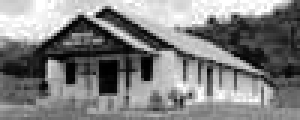
#> input picture v4-hog/data/CarData/TrainImages/neg-11.pgm, 100 x 40 px (shown 3 times larger); its folder holds only this picture in this run
$ jupyter execute --allow-errors sc-siit-v4-hog.ipynb   (shell and % lines are left out)
#> lines starting #> are read from the running program, lines starting #| are printed output that depends on the picture
# Soft Computing

## Vežba 4 - HOG

## Histogram of Oriented Gradients (HOG)

Jedan od najpopularnijih postupaka za izdvajanje osobina (eng. *feature extraction*) sa digitalne slike. Formalno, HOG je nešto što se zove **deskriptor slike** (eng. *image descriptor*), koji predstavlja opis vizuelnih osobina slike. Iako je predstavljen pre više od jedne dekade, tačnije 2005. godine u radu <a href="http://lear.inrialpes.fr/people/triggs/pubs/Dalal-cvpr05.pdf">Histogram of Oriented Gradients for Human Detection</a>, HOG je deskriptor koji se i dan-danas vrlo često koristi za probleme detekcije i prepoznavanja objekata na slikama.

## Support Vector Machine (SVM)

SVM je model nadgledanog mašinskog učenja, koji se može koristiti za probleme klasifikacije i regresije. Ugrubo, SVM klasifikator konstruiše hiperravan koja "najbolje" razdvaja klase podataka, a ova "najbolja" hiperravan je zapravo ona koja maksimizuje marginu između podataka različitih klasa.

U svom osnovnom obliku, SVM je linearni klasifikator, tj. može vrlo efikasno da pronađe hiperravan koja maksimizuje marginu između linearno separabilnih podataka. Međutim, korišćenjem tzv. kernel trika (eng. *kernel trick*), moguće je konstruisati SVM za klasifikaciju podataka koji nisu linearno separabilni - tačnije, pomoću kernela se ulazni podaci zapravo mapiraju na neki višedimenzionalni prostor gde ti podaci postanu linearno separabilni.

## Detekcija automobila

HOG i SVM ćemo iskoristiti kako bi rešili problem detekcije automobila na slikama iz <a href="http://cogcomp.org/Data/Car/">UIUC Image Database for Car Detection</a> skupa podataka.

Trening skup **data/CarData/TrainImages** sadrži 1050 slika (pozitivnih i negativnih primera) dimenzija 100 x 40 za obučavanje i validaciju deskriptora i klasifikatora.

Test skup **data/CarData/TestImages** sadrži 170 slika različitih dimenzija za evaluaciju rada deskriptora i klasifikatora.

Rezultati rada deskriptora i klasifikatora na testnom skupu podataka se mogu uporediti sa tačnim lokacijama automobila koji se nalaze u **data/CarData/trueLocations.txt**.

### Obučavanje

[cell 1]
import os
import numpy as np
import cv2 # OpenCV
from sklearn.svm import SVC # SVM klasifikator
from sklearn.metrics import accuracy_score
from sklearn.model_selection import train_test_split
from sklearn.neighbors import KNeighborsClassifier # KNN
import matplotlib.pyplot as plt

[cell 2]
def load_image(path):
    return cv2.cvtColor(cv2.imread(path), cv2.COLOR_BGR2GRAY)

def display_image(image):
    plt.imshow(image, 'gray')

#### Primer pozitivnog uzorka - jeste automobil

#> (a cell that did not finish here is left out)

#> (a cell that did not finish here is left out)

##### Primer negativnog uzorka - nije automobil

#> (a cell that did not finish here is left out)

display_image(ineg)

#> (a cell that did not finish here is left out)

#### Učitavanje svih primera

[cell 7]
train_dir = 'data/CarData/TrainImages/'
#> train_dir = 'data/CarData/TrainImages/'

pos_imgs = []
neg_imgs = []

for img_name in os.listdir(train_dir):
    img_path = os.path.join(train_dir, img_name)
    img = load_image(img_path)
#> call 3 of load_image, with path = 'data/CarData/TrainImages/neg-11.pgm'
    if 'pos' in img_name:
        pos_imgs.append(img)
    elif 'neg' in img_name:
        neg_imgs.append(img)

print("Positive images #: ", len(pos_imgs))
print("Negative images #: ", len(neg_imgs))
#| Negative images #:  1

#### Izračunavanje HOG deskriptora za sve slike i formiranje niza labela (1 = jeste automobil, 0 = nije automobil)

[cell 8]
pos_features = []
neg_features = []
labels = []

nbins = 9 # broj binova
cell_size = (8, 8) # broj piksela po celiji
block_size = (3, 3) # broj celija po bloku

hog = cv2.HOGDescriptor(_winSize=(img.shape[1] // cell_size[1] * cell_size[1],
                                  img.shape[0] // cell_size[0] * cell_size[0]),
                        _blockSize=(block_size[1] * cell_size[1],
                                    block_size[0] * cell_size[0]),
                        _blockStride=(cell_size[1], cell_size[0]),
                        _cellSize=(cell_size[1], cell_size[0]),
                        _nbins=nbins)

for img in pos_imgs:
    pos_features.append(hog.compute(img))
    labels.append(1)
#> after the loop, labels = []; pos_features = []

for img in neg_imgs:
    neg_features.append(hog.compute(img))
    labels.append(0)
#> this loop made 1 pass
#> after the loop, labels = [0]; neg_features = 1 item

pos_features = np.array(pos_features)
#> pos_features = empty array
neg_features = np.array(neg_features)
#> (the rest of this cell did not finish here and is left out)

#### Podela trening skupa na trening i validacioni

#> (a cell that did not finish here is left out)

[cell 10]
# transformisemo u oblik pogodan za scikit-learn
def reshape_data(input_data):
    nsamples, nx, ny = input_data.shape
    return input_data.reshape((nsamples, nx*ny))

#> (the rest of this cell did not finish here and is left out)

#> (a cell that did not finish here is left out)

#### Obučavanje i validacija SVM klasifikatora

[cell 12]
clf_svm = SVC(kernel='linear', probability=True)
#> (the rest of this cell did not finish here and is left out)

#### Obučavanje i validacija KNN klasifikatora

[cell 13]
clf_knn = KNeighborsClassifier(n_neighbors=10)
#> (the rest of this cell did not finish here and is left out)

###### Sa oba klasifikatora koja smo isprobali, uvek smo dobili odlične rezultate (99+%). Kako ovo možemo protumačiti?

Pa prosto, ispostavlja se da je HOG deskriptor vrlo dobar alat za izdvajanje osobina objekata sa slike, i izgleda da su te izdvojene osobine relevantne prilikom klasifikacije. Odnosno, te osobine na neki reprezentativan način predstavljaju određenu vrstu objekta, što mi onda lako možemo iskoristiti za automatizaciju klasifikacije nekim od algoritama mašinskog učenja.

### Testiranje

Dakle, sada imamo obučen SVM klasifikator koji vrlo precizno može da predvidi da li je nešto automobil ili ne. Međutim, ovaj klasifikator radi isključivo na slikama koje su dimenzija kao u obučavajućem skupu (100 x 40). U testnom skupu su date slike koje su različitih dimenzija (dosta veće od 100 x 40) i na kojima se nalaze automobili. Potrebno je detektovati <b>gde</b> se nalazi automobil na slici.

#### Primer testne slike

[cell 14]
itest = load_image('data/CarData/TestImages/test-0.pgm')
#> call 4 of load_image, with path = 'data/CarData/TestImages/test-0.pgm'
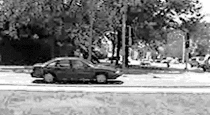
#> input picture v4-hog/data/CarData/TestImages/test-0.pgm, 210 x 115 px
display_image(itest)

Tehnika kojom bi ovo trebalo raditi jeste tzv. klizeći/klizni prozor (eng. <i>sliding window</i>), gde bi se na slici pomerao "prozor", veličine 100 x 40 i za svaki prozor se računao HOG deskriptor i zatim klasifikovao (da li je automobil ili ne). Zatim prozor pomerimo za recimo 10 piksela u desno i uradimo istu stvar. Naravno, kada dođemo do kraja reda, vratimo sliku skroz levo na početak i pomerimo je za recimo 10 piksela na dole i tako dalje.

Ovim ćemo za sve moguće prozore (dimenzija 100 x 40 i sa pomerajima [10px, 0px], [0px, 10px]) dobiti rezultate klasifikacije.

Međutim, ovde nastaje problem - relativno je izvesno da ukoliko smo unutar jednog prozora detektovali automobil, da ćemo i u nekom od susednih prozora detektovati isti taj automobil (prosto, translacijom za samo 10 piksela smo dobili vrlo sličnu sliku i samim tim vrlo sličan HOG deskriptor koji je ulaz u SVM klasifikator). Dakle, neophodno je na neki način spojiti više bounding box-ova u jedan koji će biti konačan rezultat. Treba voditi računa i o slikama koje sadrže više od jednog automobila,a koje su prisutne u testnom skupu podataka.

Prilikom računanja ovog konačnog bounding box-a može se uzeti u obzir i koliko je SVM siguran (eng. <i>confidence score</i>) u svoju odluku za određeni ulazni podatak - ovu vrednost je moguće dobiti pozivanjem metode <i>predict_proba</i> nad SVM klasifikatorom. Ova metoda vraća verovatnoću ishoda klasifikacije za svaku od klasa. Zbog toga smo u konstruktoru SVM klasifikatora morali staviti <i>probability=True</i>.

Konačni rezultati se mogu proveriti tako što će se uporediti sa lokacijama automobila u <b>data/CarData/trueLocations.txt</b>. U ovoj datoteci, svaka linija počinje sa rednim brojem slike iz testnog foldera, a istinska lokacija automobila na slici je definisana koordinatama gornje leve tačke (oblika: (y,x)) bounding box-a (dato u datoteci), a širina  visina bounding box-a su uvek 100px i 40px, respektivno (kao veličina slika u trening skupu).

Dakle, ako u datoteci imamo <i>0: (48, 26)</i>, to znači da se na slici <i>data/CarData/TestImages/test-0.pgm</i> automobil nalazi na lokaciji koja je definisana bounding box-om <i>((48, 26), (48+40, 26+100)) = ((48, 26), (88, 126))</i>. Ako se u datoteci nalazi više koordinata u jednoj liniji, to znači da na toj slici ima više automobila.

Metrika kojom se meri poklapanje istinskog bounding box-a i dobijenog bounding box-a je <i>Jaccard index</i>, odnosno <i>IoU (Intersection over Union)</i>. Dakle, za dva bounding box-a, pronaći njihov presek i uniju, a zatim prebrojati piksele u preseku i u uniji i na kraju podeliti ova dva broja:

$$IoU=\frac{|A \cap B|}{|A \cup B|}$$

Ukoliko je poklapanje potpuno, vrednost <i>IoU</i> će biti 1, ako poklapanja nema biće 0, u slučaju delimičnog poklapanja biće neda vrednost između 0 i 1. Vrednosti veće od 0.5 (tj. **IoU > 0.5**) se generalno smatraju "dobrom" predikcijom.

### Primer:

Iskoristićemo HOG i SVM za detektovanje automobila na slici iz testnog skupa podataka.

Prvo ćemo implementirati metodu koja će računati HOG deskriptor i *confidence score* SVM klasifikatora za prosleđeni prozor.

[cell 15]
def classify_window(window):
    features = hog.compute(window).reshape(1, -1)
    return clf_svm.predict_proba(features)[0][1]

Sada implementiramo metodu koja će "obilaziti" sliku pomoću klizećeg/kliznog prozora i "pronalaziti" automobile.

[cell 16]
def process_image(image, step_size, window_size=(100, 40)):
#> called with step_size = 10, window_size = (100, 40)
    best_score = 0
    best_window = None
    for y in range(0, image.shape[0], step_size):
        for x in range(0, image.shape[1], step_size):
            this_window = (y, x) # zbog formata rezultata
            window = image[y:y+window_size[1], x:x+window_size[0]]
            if window.shape == (window_size[1], window_size[0]):
                score = classify_window(window)
                if score > best_score:
                    best_score = score
                    best_window = this_window
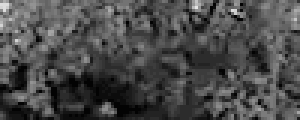
#> window: shape (40, 100) (shown 3 times larger); min 3, max 228, mean 73.7
#> after the loop, best_score = 0
    return best_score, best_window
